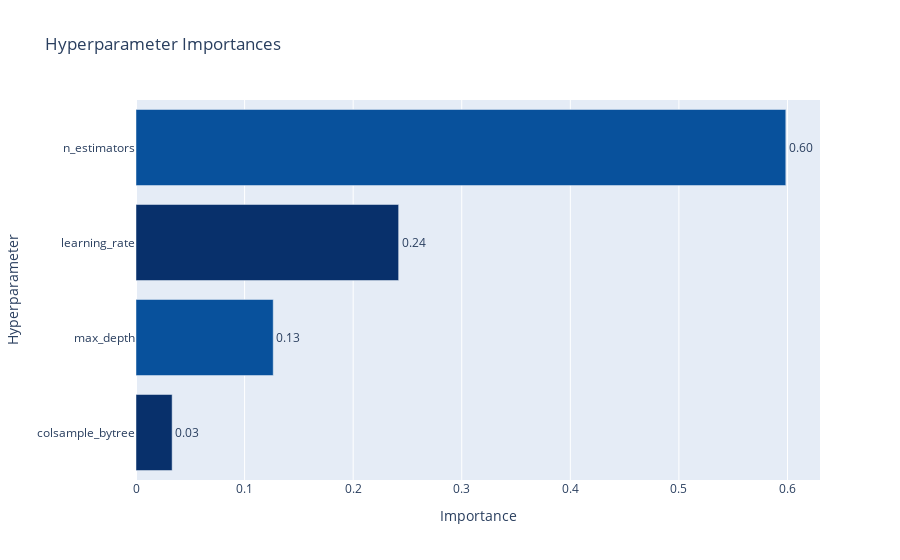

Notebook code for this chart:
### Code cell
plot_param_importances(study1)

### Figure 1 — Plotly figure (JSON) as saved in the notebook; plotly's stock layout.template omitted (floating-point values rounded to 4 significant figures)
{"data": [{"cliponaxis": false, "hovertemplate": ["colsample_bytree (UniformDistribution): 0.033281529198252904<extra></extra>", "max_depth (IntUniformDistribution): 0.12637438957061084<extra></extra>", "learning_rate (UniformDistribution): 0.2418903407428522<extra></extra>", "n_estimators (IntLogUniformDistribution): 0.598453740488284<extra></extra>"], "marker": {"color": ["rgb(8,48,107)", "rgb(8,81,156)", "rgb(8,48,107)", "rgb(8,81,156)"]}, "orientation": "h", "text": ["0.033281529198252904", "0.12637438957061084", "0.2418903407428522", "0.598453740488284"], "textposition": "outside", "texttemplate": "%{text:.2f}", "type": "bar", "x": [0.03328, 0.1264, 0.2419, 0.5985], "y": ["colsample_bytree", "max_depth", "learning_rate", "n_estimators"]}], "layout": {"showlegend": false, "title": {"text": "Hyperparameter Importances"}, "xaxis": {"title": {"text": "Importance"}}, "yaxis": {"title": {"text": "Hyperparameter"}}}}
